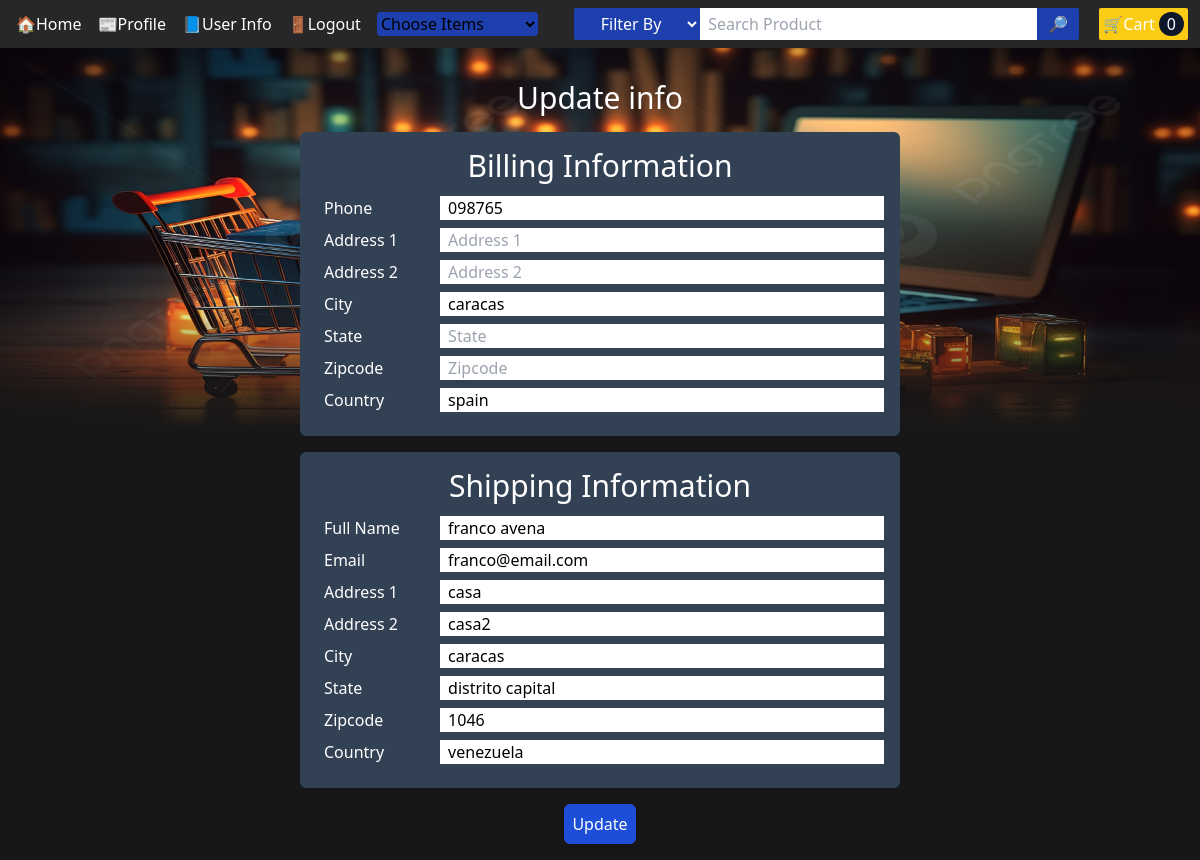
The page /update_info/ (signed in) on the database its author committed.
### mystore/models.py (models this page shows, shortened)
class Profile(models.Model):
    user = models.OneToOneField(User, on_delete=models.CASCADE)
    date_modified = models.DateTimeField(User, auto_now=True)
    phone = models.CharField(max_length=20, blank=True)
    addres1 = models.CharField(max_length=200, blank=True)
    addres2 = models.CharField(max_length=200, blank=True)
    city = models.CharField(max_length=200, blank=True)
    state = models.CharField(max_length=200, blank=True)
    zipcode = models.CharField(max_length=200, blank=True)
    country = models.CharField(max_length=200, blank=True)
    old_cart = models.CharField(max_length=200, blank=True, null=True)

### payment/models.py (models this page shows, shortened)
class ShippingAddress(models.Model):
    user = models.ForeignKey(User, on_delete=models.CASCADE, null=True, blank=True)
    shipping_full_name = models.CharField(max_length=255)
    shipping_email = models.CharField(max_length=255)
    shipping_address1 = models.CharField(max_length=255)
    shipping_address2 = models.CharField(max_length=255, null=True, blank=True)
    shipping_city = models.CharField(max_length=255)
    shipping_state = models.CharField(max_length=255, null=True, blank=True)
    shipping_zipcode = models.CharField(max_length=255, null=True, blank=True)
    shipping_country = models.CharField(max_length=255)
    class Meta:
        verbose_name_plural = "Shipping Address"

### mystore/views.py (the view)
# urls.py: path("update_info/", update_info, name="update_info"),
def update_info(request):
    if request.user.is_authenticated:
        current_user = Profile.objects.get(user__id=request.user.id)
        form = UserInfoForm(request.POST or None, instance=current_user)
        shipping_user = ShippingAddress.objects.get(user__id=request.user.id)
        shipping_form = ShippingForm(request.POST or None, instance=shipping_user)
        if form.is_valid() or shipping_form.is_valid():
            form.save()
            shipping_form.save()
            messages.success(request, ("Info updated successfully!"))
            return redirect("home")
        return render(
            request,
            "mystore/update_info.html",
            {"form": form, "shipping_form": shipping_form},
        )
    else:
        messages.success(request, ("Log in to update your info"))
        return redirect("home")

### shoppingcart/context_processors.py (called while the page is built)
def shoppingcart(request):
    return {"shoppingcart": ShoppingCart(request)}

### shoppingcart/shoppingcart.py (called while the page is built)
    def __len__(self):
        return len(self.cart)

### mystore/templates/mystore/update_info.html (shortened to what this page needs)
{% extends 'base.html' %}
{% load static %}
{% block content %}
  <div class="h-1/2 relative">
    <div class="absolute top-0 w-3/4 md:w-1/2 mx-auto left-0 right-0">
      <h1 class="text-3xl text-white text-center mt-8 mb-4">Update info</h1>
      <form class="" method="POST" action="{% url 'update_info' %}">
        <div class="bg-slate-700 mx-auto rounded-md p-4 mb-4">
          <h4 class="text-center text-white text-3xl mb-3">Billing Information</h4>
          {% for field in form %}
            <div class="flex mb-2">
              <label class="text-nowrap text-white me-1 w-36 ms-2">{{ field.label }}</label>
              {{ field }}
            </div>
          {% endfor %}
        </div>
        <div class="bg-slate-700 mx-auto rounded-md p-4 mb-4">
          <h4 class="text-center text-white text-3xl mb-3">Shipping Information</h4>
          {% for field in shipping_form %}
            <div class="flex mb-2">
              <label class="text-nowrap text-white me-1 w-36 ms-2">{{ field.label }}</label>
              {{ field }}
            </div>
          {% endfor %}
        </div>
        <button type="submit" class="bg-blue-700 rounded-md p-2 shadow-md hover:opacity-80 text-white block mx-auto">Update</button>
      </form>
    </div>
  </div>
{% endblock %}

### rows shown on the page
Profile: form "098765" "caracas" "spain"
ShippingAddress: shipping_form "franco avena" "franco@email.com" "casa" "casa2" "caracas" "distrito capital" "1046" "venezuela"

### other values the page prints
{{ shoppingcart|length }} "0"
{{ field.label }} "Phone" "Address 1" "Address 2" "City" "State" "Zipcode" "Country"
{{ field.label }} "Full Name" "Email" "Address 1" "Address 2" "City" "State" "Zipcode" "Country"
